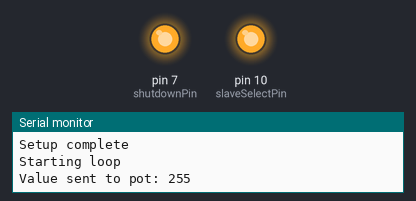
Bench run of a sketch on a simulated Arduino Uno, built with avr-gcc and run on an emulated ATmega328P. Shown: output pins drawn as LEDs (lit = HIGH), the last lines printed to the serial monitor.

Above: at 0.13 s.
At 39.59 s:
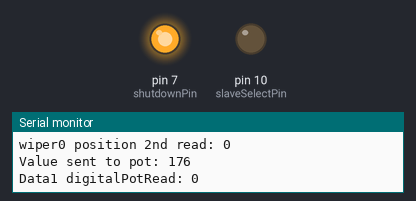
Timing chart, 0 to 40.6 s (numbered marks = the images above):
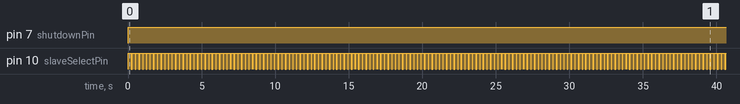

Measured:
- by itself, pin 7 (shutdownPin): LOW → HIGH at 0.00 s
- by itself, pin 10 (slaveSelectPin): goes 510 × (HIGH 0.20 s, LOW 0.06 s), HIGH 1.0 s, LOW 0.09 s, HIGH 1.0 s, LOW 0.03 s, then HIGH
- by itself, everything shown: repeats every 35.3 s, in 142 steps

The sketch:

MCP4251_tcon.ino
```cpp
/*

  Matthew McMillan
  @matthewmcmillan
  http://matthewcmcmillan.blogspot.com

  Created 12 Mar 2014

  Digital Pot Control (MCP4251)

  This example controls a Microchip MCP4251 digital potentiometer.
  The MCP4251 has 2 potentiometer channels. Each channel's pins are labeled:
      A - connect this to voltage
      W - this is the pot's wiper, which changes when you set it
      B - connect this to ground.
  The MCP4251 also has Terminal Control Registers (TCON) which allow you to
  individually connect and disconnect the A,W,B terminals which can be useful
  for reducing power usage or motor controls.

  A value of 255 is no resistance
  A value of 128 is approximately 5k ohms
  A value of 0 is 10k ohm resistance

  The MCP4251 is SPI-compatible. To command it you send two bytes,
  one with the memory address and one with the value to set at that address.
  The MCP4251 has few different memory addresses for wipers and tcon (Terminal Control)
     *Wiper 0 write
     *Wiper 0 read
     *Wiper 1 write
     *Wiper 1 read
     *TCON write
     *TCON read

 The circuit:
     * All A pins of MCP4251 connected to +5V
     * All B pins of MCP4251 connected to ground
     * An LED and a 220-ohm resistor in series connected from each W pin to ground
     * VSS - to GND
     * VDD - to +5v
     * SHDN - to digital pin 7 and a 4.7k pull down resistor
     * CS - to digital pin 10  (SS pin)
     * SDI - to digital pin 11 (MOSI pin)
     * SDO - to digital pin 12 (MISO pin)
     * CLK - to digital pin 13 (SCK pin)

 created 12 Mar 2014

 Thanks to Heather Dewey-Hagborg and Tom Igoe for their original tutorials

*/


// include the SPI library:
#include <SPI.h>

// set pin 10 as the slave select for the digital pot:
const int slaveSelectPin = 10;
const int shutdownPin = 7;
const int wiper0writeAddr = B00000000;
const int wiper1writeAddr = B00010000;
const int tconwriteAddr = B01000000;
const int tcon_0off_1on = B11110000;
const int tcon_0on_1off = B00001111;
const int tcon_0off_1off = B00000000;
const int tcon_0on_1on = B11111111;

void setup() {
  Serial.begin(9600);
  // set the slaveSelectPin as an output:
  pinMode (slaveSelectPin, OUTPUT);
  // set the shutdownPin as an output:
  pinMode (shutdownPin, OUTPUT);
  // start with all the pots shutdown
  digitalWrite(shutdownPin,LOW);
  // initialize SPI:
  SPI.begin();
  Serial.println("Setup complete");
}

// This loop adjusts the brightness of two LEDs and
// uses the TCON registers to indvidually disconnect
// the wipers which turns off the LEDs.
void loop() {
  Serial.println("Starting loop");
  digitalWrite(shutdownPin,HIGH); //Turn off shutdown

  for(int x=255; x> 0; x--){
    Serial.print("Value sent to pot: ");
    Serial.println(x);
    digitalPotWrite(wiper0writeAddr, x);
    delay(200);
    int wiper0pos = digitalPotRead(B00001100);
    Serial.print("wiper0 position: ");
    Serial.println(wiper0pos);
    wiper0pos = digitalPotRead(B00001100);
    Serial.print("wiper0 position 2nd read: ");
    Serial.println(wiper0pos);
    Serial.println();
    delay(200);
  }


  int wiper0pos = digitalPotRead(B00001100);
  Serial.print("wiper0 position: ");
  Serial.println(wiper0pos);
  delay(1000);
  digitalPotWrite(wiper0writeAddr, 150); // Set wiper 0 to 200
  wiper0pos = digitalPotRead(B000011);
  Serial.print("wiper0 position: ");
  Serial.println(wiper0pos);
  digitalPotWrite(wiper1writeAddr, 200); // Set wiper 1 to 200
  delay(1000);
  digitalPotWrite(tconwriteAddr, tcon_0off_1on); // Disconnect wiper 0 with TCON register
  delay(1000);
  digitalPotWrite(tconwriteAddr, tcon_0off_1off); // Disconnect both wipers with TCON register
  digitalPotWrite(wiper0writeAddr, 250); //Set wiper 0 to 255
  delay(1000);
  digitalPotWrite(tconwriteAddr, tcon_0on_1on); // Connect both wipers with TCON register
  Serial.println("Finished loop");
  Serial.println();
}

// This function takes care of sending SPI data to the pot.
void digitalPotWrite(int address, int value) {
  // take the SS pin low to select the chip:
  digitalWrite(slaveSelectPin,LOW);
  //  send in the address and value via SPI:
  SPI.transfer(address);
  SPI.transfer(value);
  delay(30);
  // take the SS pin high to de-select the chip:
  digitalWrite(slaveSelectPin,HIGH);
}

int digitalPotRead(int address) {
  // take the SS pin low to select the chip:
  digitalWrite(slaveSelectPin,LOW);
  //  send in the address via SPI:
  SPI.transfer(address);
  // send zero to read data from the address
  int data1=SPI.transfer(B00000000);
  delay(30);
  // take the SS pin high to de-select the chip:
  digitalWrite(slaveSelectPin,HIGH);
  Serial.print("Data1 digitalPotRead: ");
  Serial.println(data1, BIN);
  return(data1);
}
```
